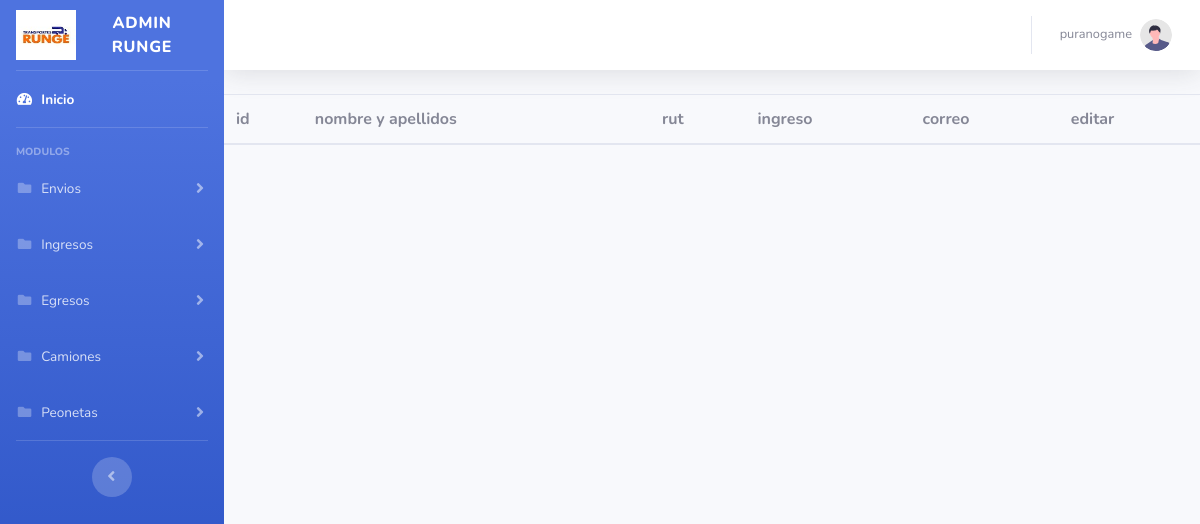
The app's page /php/views/admin/peonetas/viewPeonetas.php (signed in), older data.
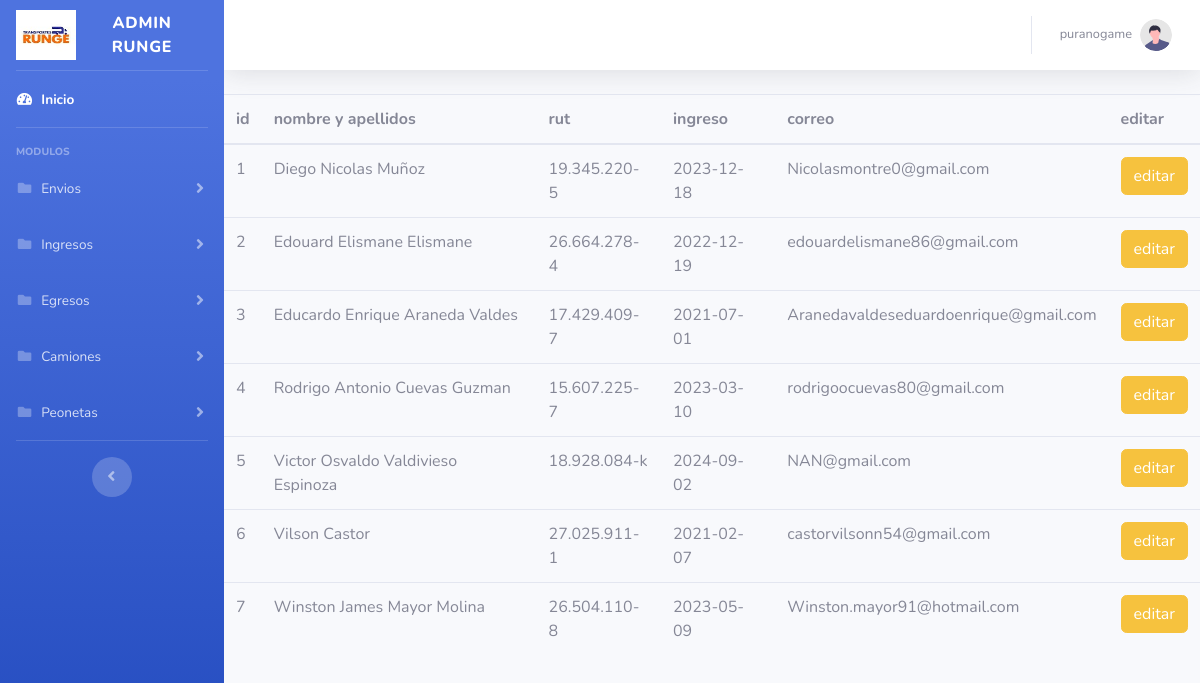
The same page, newer data.
### tables this page shows
CREATE TABLE `peonetas` (
  `idPeoneta` int(11) NOT NULL,
  `nombresyapellidoscompletos` varchar(255) NOT NULL,
  `rut` varchar(100) DEFAULT NULL,
  `fechadeingresopeoneta` date NOT NULL,
  `correopeoneta` varchar(255) DEFAULT NULL
);

### php/logic/peonetas.php (called while the page is built)
<?php
function listarpeonetas($con)
{
    $mensaje = "no hay peonetas registrados";
    $gestores = [];
    $sqlconductores = "SELECT * from peonetas";
    $resultConductores = $con->query($sqlconductores);
    if ($resultConductores->num_rows > 0) {
        while ($rowConductores = $resultConductores->fetch_assoc()) {
            $gestores[] = $rowConductores;
        }
    } else {
        return $mensaje;
    }
    return $gestores;
}
?>

### php/views/admin/peonetas/viewPeonetas.php (the view, shortened to what this page needs)
<?php
include_once('../../../config/conection.php');
include_once('../../../logic/peonetas.php');
$peonetas = listarpeonetas($conexion);
?>
<!DOCTYPE html>
<html lang="en">
<head>
    <link href="../../../../vendor/fontawesome-free/css/all.min.css" rel="stylesheet" type="text/css">
    <link href="../../../../css/sb-admin-2.min.css" rel="stylesheet">
</head>
<body id="page-top">
    <div id="wrapper">
        <?php
        include_once('../../../partials/peonetas/menucomponent.php');
        ?>
        <div id="content-wrapper" class="d-flex flex-column">
            <div id="content">
                <?php include_once('../../../partials/peonetas/usercomponent.php'); ?>
                <div class="table-responsive">
                    <table class="table" id="myTable">
                        <thead>
                            <tr>
                                <th scope="col">id</th>
                                <th scope="col">nombre y apellidos</th>
                                <th scope="col">rut</th>
                                <th scope="col">ingreso</th>
                                <th scope="col">correo</th>
                                <th scope="col">editar</th>
                            </tr>
                        </thead>
                        <tbody>
                            <?php
                            $tipodeRespuesta = gettype($peonetas);
                            if ($tipodeRespuesta == 'array') {
                                foreach ($peonetas as $peoneta) {
                                    echo '
                                <tr>
                                <td>' . $peoneta['idPeoneta'] . '</td>
                                <td>' .$peoneta['nombresyapellidoscompletos']. '</td>
                                <td>' . $peoneta['rut']. '</td>
                                <td>' . $peoneta['fechadeingresopeoneta'] . '</td>
                                <td>' . $peoneta['correopeoneta']. '</td>
                                 <td>
                                <form action="editarEnvioView.php" method="POST">
                                <input type="hidden" id="linkFoto" name="idEnvio" value="' . $peoneta['idPeoneta']  . '" />
                                <button type="submit" class="btn btn-warning">editar</button>
                                </form>
                                </td>
                                 </tr>
                                ';
                                }
                            } else if ($tipodeRespuesta == 'string') {
                                echo $envios;
                            }
                            ?>
                        </tbody>
                    </table>
                </div>
            </div>
        </div>
</body>
</html>

### php/partials/peonetas/menucomponent.php (shortened to what this page needs)
<ul class="navbar-nav bg-gradient-primary sidebar sidebar-dark accordion" id="accordionSidebar">
            <a class="sidebar-brand d-flex align-items-center justify-content-center" href="../admin.php">
                <div class="sidebar-brand-icon">
                    <img src="../../../../assetspersonal/img/logorunge.jpg" alt=""  width="60"
                    height="50">
                </div>
                <div class="sidebar-brand-text mx-3">Admin runge</div>
            </a>
            <hr class="sidebar-divider my-0">
            <li class="nav-item active">
                <a class="nav-link" href="../admin.php">
                    <i class="fas fa-fw fa-tachometer-alt"></i>
                    <span>Inicio</span></a>
            </li>
            <hr class="sidebar-divider">
            <div class="sidebar-heading">
                Modulos
            </div>
            <li class="nav-item">
                <a class="nav-link collapsed" href="#" data-toggle="collapse" data-target="#collapsePages"
                    aria-expanded="true" aria-controls="collapsePages">
                    <i class="fas fa-fw fa-folder"></i>
                    <span>Envios</span>
                </a>
            </li>
            <li class="nav-item">
                <a class="nav-link collapsed" href="#" data-toggle="collapse" data-target="#collapsePagesingresosManuales"
                    aria-expanded="true" aria-controls="collapsePagesingresosManuales">
                    <i class="fas fa-fw fa-folder"></i>
                    <span>Ingresos</span>
                </a>
            </li>
            <li class="nav-item">
                <a class="nav-link collapsed" href="#" data-toggle="collapse" data-target="#collapsePagesEgresosManuales"
                    aria-expanded="true" aria-controls="collapsePagesingresosManuales">
                    <i class="fas fa-fw fa-folder"></i>
                    <span>Egresos</span>
                </a>
            </li>
            <li class="nav-item">
                <a class="nav-link collapsed" href="#" data-toggle="collapse" data-target="#collapsePagescamiones"
                    aria-expanded="true" aria-controls="collapsePages">
                    <i class="fas fa-fw fa-folder"></i>
                    <span>Camiones</span>
                </a>
            </li>
            <li class="nav-item">
                <a class="nav-link collapsed" href="#" data-toggle="collapse" data-target="#collapsePagespeonetas"
                    aria-expanded="true" aria-controls="collapsePages">
                    <i class="fas fa-fw fa-folder"></i>
                    <span>Peonetas</span>
                </a>
            </li>
            <hr class="sidebar-divider d-none d-md-block">
            <div class="text-center d-none d-md-inline">
                <button class="rounded-circle border-0" id="sidebarToggle"></button>
            </div>
        </ul>

### php/partials/peonetas/usercomponent.php (shortened to what this page needs)
<nav class="navbar navbar-expand navbar-light bg-white topbar mb-4 static-top shadow">
<ul class="navbar-nav ml-auto">
    <li class="nav-item dropdown no-arrow">
        <a class="nav-link dropdown-toggle" href="#" id="userDropdown" role="button"
            data-toggle="dropdown" aria-haspopup="true" aria-expanded="false">
            <span class="mr-2 d-none d-lg-inline text-gray-600 small"><?php echo $_SESSION['username'];?></span>
            <img class="img-profile rounded-circle"
                src="../../../../img/undraw_profile.svg">
        </a>
    </li>
</ul>
</nav>

Row changes from the older to the newer data that the page shows:
added peonetas: idPeoneta "1", nombresyapellidoscompletos "Diego Nicolas Muñoz", rut "19.345.220-5", fechadeingresopeoneta "2023-12-18", correopeoneta "Nicolasmontre0@gmail.com"
added peonetas: idPeoneta "2", nombresyapellidoscompletos "Edouard Elismane Elismane", rut "26.664.278-4", fechadeingresopeoneta "2022-12-19", correopeoneta "edouardelismane86@gmail.com"
added peonetas: idPeoneta "3", nombresyapellidoscompletos "Educardo Enrique Araneda Valdes", rut "17.429.409-7", fechadeingresopeoneta "2021-07-01", correopeoneta "Aranedavaldeseduardoenrique@gmail.com"
added peonetas: idPeoneta "4", nombresyapellidoscompletos "Rodrigo Antonio Cuevas Guzman", rut "15.607.225-7", fechadeingresopeoneta "2023-03-10", correopeoneta "rodrigoocuevas80@gmail.com"
added peonetas: idPeoneta "5", nombresyapellidoscompletos "Victor Osvaldo Valdivieso Espinoza", rut "18.928.084-k", fechadeingresopeoneta "2024-09-02", correopeoneta "NAN@gmail.com"
added peonetas: idPeoneta "6", nombresyapellidoscompletos "Vilson Castor", rut "27.025.911-1", fechadeingresopeoneta "2021-02-07", correopeoneta "castorvilsonn54@gmail.com"
added peonetas: idPeoneta "7", nombresyapellidoscompletos "Winston James Mayor Molina", rut "26.504.110-8", fechadeingresopeoneta "2023-05-09", correopeoneta "Winston.mayor91@hotmail.com"
